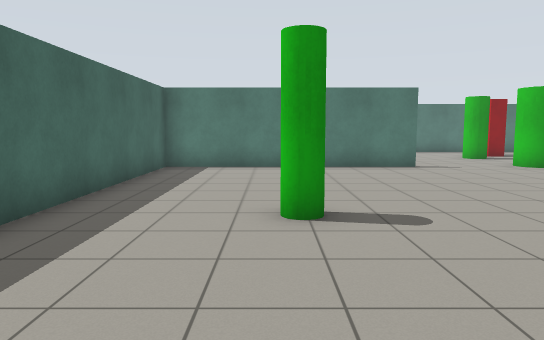
[1] (above)

21 first-person views from a walk through a Gazebo world. The camera is 1.2 m above the floor, tilts 6° down and sees 70° across. Floor lines are 1 m apart. The floor is counted in squares, 1 m on a side. Each view is taken from the middle of a square. On the plan, view 1 faces up. The plan holds only what a view shows up to about 15 squares ahead; the rest is blank.

[2]
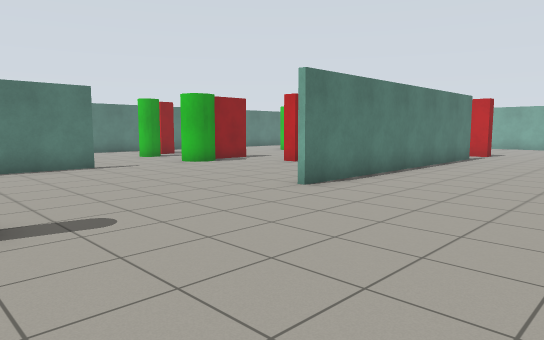

[3]
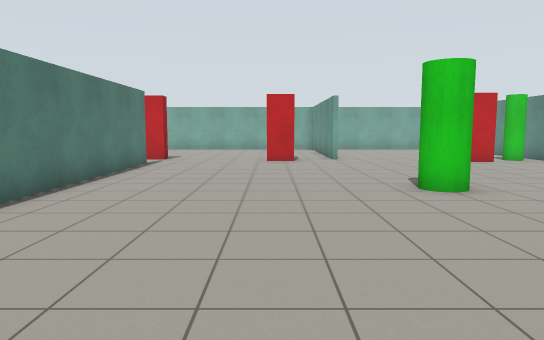

[4]
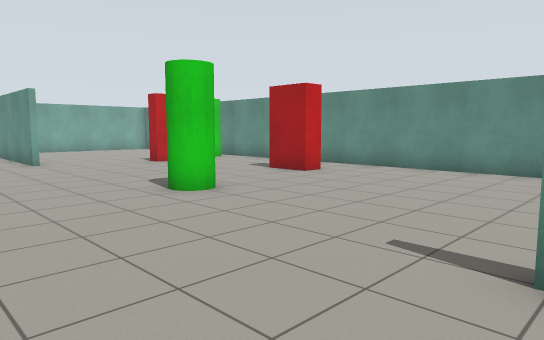

[5]
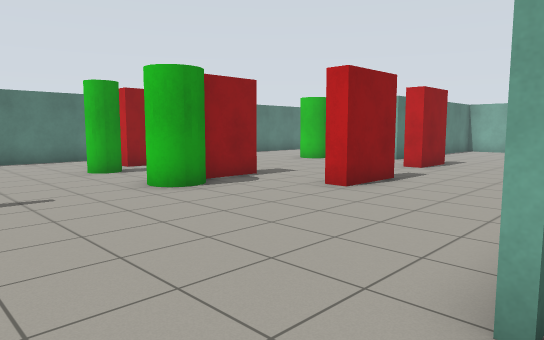

[6]
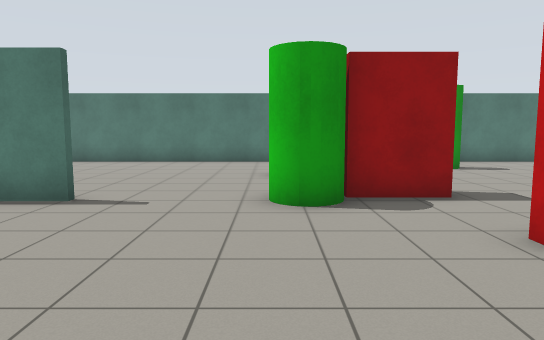

[7]
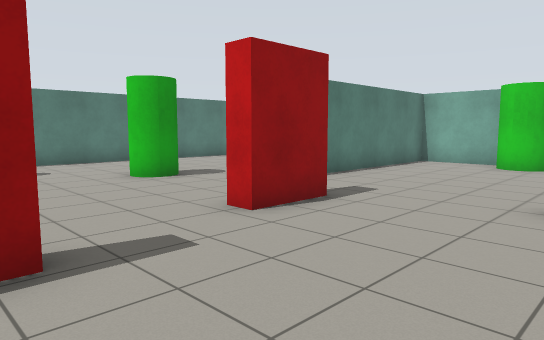

[8]
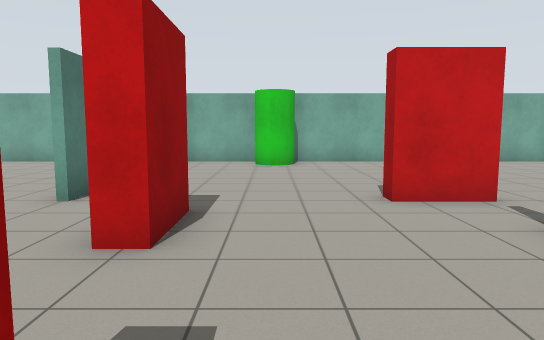

[9]
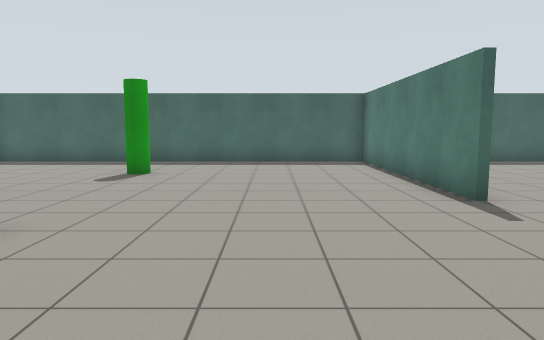

[10]
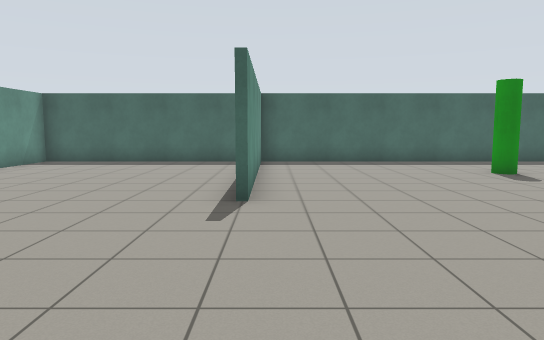

[11]
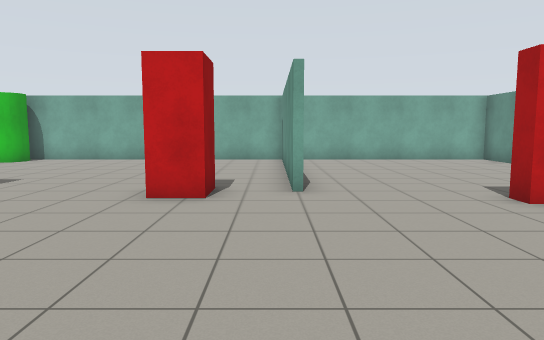

[12]
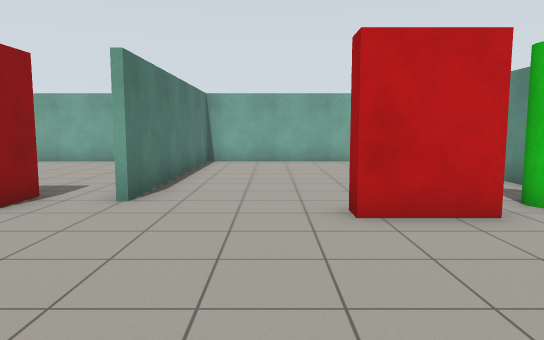

[13]
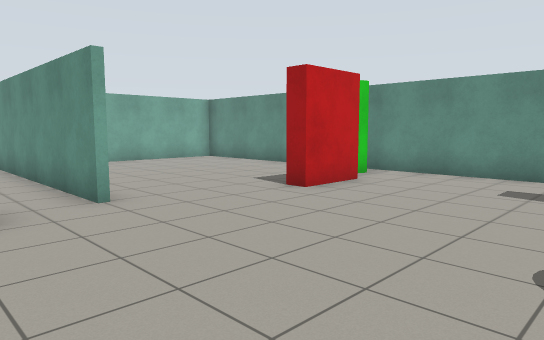

[14]
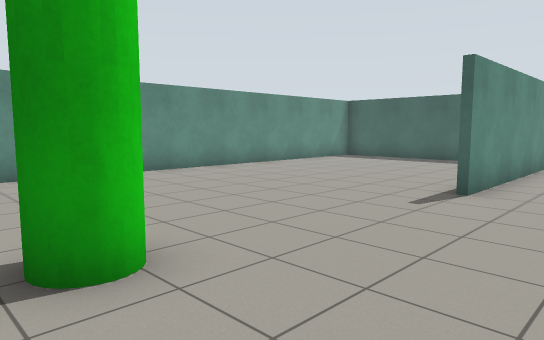

[15]
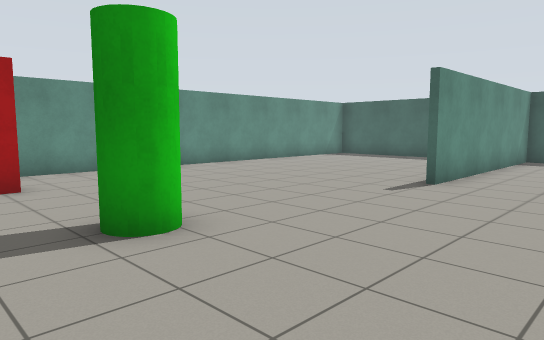

[16]
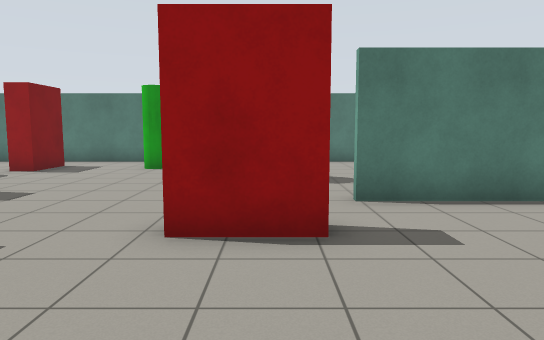

[17]
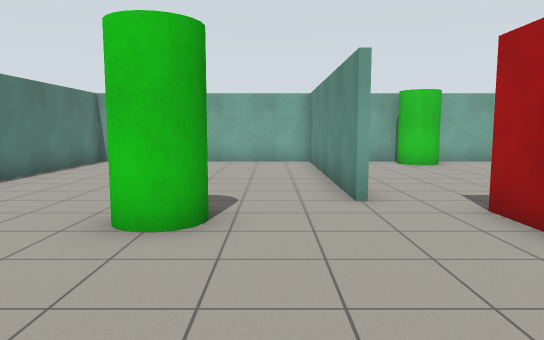

[18]
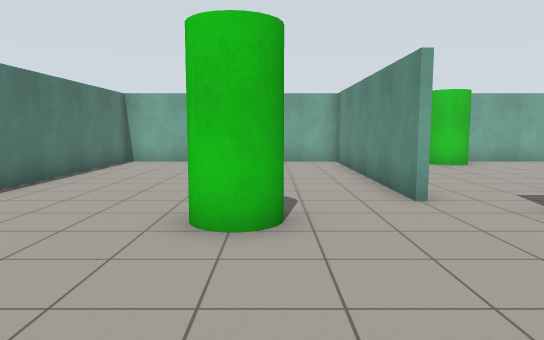

[19]
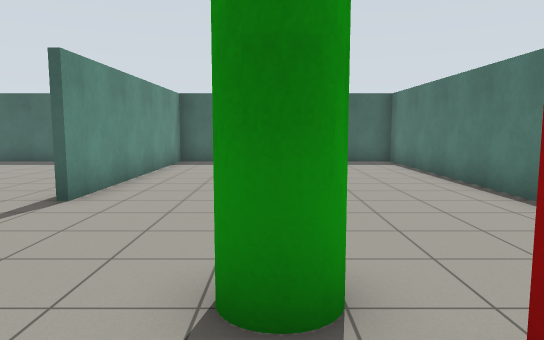

[20]
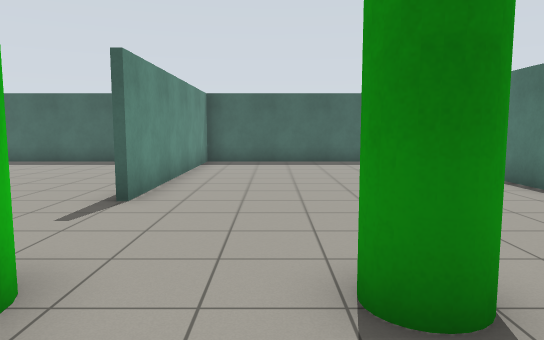

[21]
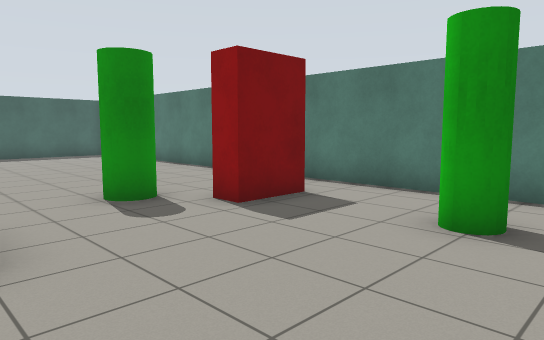

### Floor plan
Points are (right, up) in squares from view 1. A wall is a line through its corners. A room is listed if a view was taken in it or the views show most of it. See-through windows are left out.
Room 1 (views 1, 2, 3, 4, 5, 6, 7, 8, 9, 10, 11, 12, 13, 14, 15, 16, 17, 18, 19, 20, 21)
walls: (16.6, 5.4) (6.4, 5.4); (4.6, 12.4) (-3.5, 12.4); (18.4, 12.6) (26.5, 12.6); (18.4, -1.4) (25.8, -1.4); (-3.5, 12.6) (4.6, 12.6); (-3.4, -2.3) (-3.4, -9.4) (-0.9, -9.4); (26.5, 12.4) (18.4, 12.4); (26.4, -1.1) (26.4, 20.4) (-3.4, 20.4) (-3.4, -1.4) (4.6, -1.4); (20.2, -9.4) (23, -9.4); (0.9, -9.4) (18.4, -9.4); (26.4, -7) (26.4, -1.6) (18.4, -1.6); (24.5, -9.4) (26.1, -9.4)
objects: green pole (0, 5); green cylinder (8, 12) to (9, 13); green cylinder (8, 16) to (9, 16); red box (9, 13) to (11, 13); red box (10, 17) to (10, 18); red box (11, -7) to (12, -7); green cylinder (11, -3) to (11, -2); red box (11, 10) to (13, 10); green cylinder (13, 18) to (14, 18); red box (16, 10) to (17, 11); red box (17, -7) to (17, -5); green cylinder (17, 15) to (17, 16); green cylinder (18, -8); red box (18, 0) to (19, 1); red box (19, 6) to (19, 7); green cylinder (25, 8) to (26, 9)

Where each view was taken, in squares from view 1:
view 1: 0 up, 0 right, facing up
view 2: 0 up, 0 right, facing up-right
view 3: 1 up, 3 right, facing right
view 4: 2 up, 4 right, facing down-right
view 5: 5 up, 4 right, facing up-right
view 6: 6 up, 8 right, facing up
view 7: 6 up, 12 right, facing up-right
view 8: 9 up, 12 right, facing right
view 9: 9 up, 11 right, facing left
view 10: 1 down, 11 right, facing left
view 11: 1 down, 11 right, facing right
view 12: 4 down, 12 right, facing right
view 13: 1 up, 12 right, facing down-right
view 14: 1 up, 12 right, facing down-left
view 15: 2 up, 13 right, facing down-left
view 16: 6 up, 17 right, facing up
view 17: 14 up, 12 right, facing right
view 18: 15 up, 12 right, facing right
view 19: 16 up, 11 right, facing left
view 20: 15 up, 11 right, facing left
view 21: 13 up, 15 right, facing up-left
